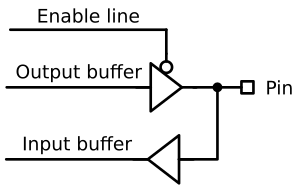

Write the Python code that produced this figure.
import schemdraw
from schemdraw import dsp, logic

with schemdraw.Drawing() as d:
    d.config(unit=0.5)
    output_buffer = (
        logic.Tristate(outputnot=False, controlnot=True).right().length(d.unit * 2.5)
    )
    logic.Line().left(d.unit * 6).at(output_buffer.in1).label("Output buffer", "top")
    logic.Line().up().at(output_buffer.c)
    logic.Line().left(d.unit * 6.5).label("Enable line", "top")
    branch = logic.Line().right().at(output_buffer.out).dot()
    logic.Line().right()
    dsp.Square().scale(d.unit * 0.5).label("Pin", "right", ofst=(1, 0))
    d.move_from(output_buffer.out, dy=-d.unit * 3)
    input_buffer = logic.Buf().left().length(d.unit * 2.5)
    logic.Line().left(d.unit * 5.9).at(input_buffer.out).label("Input buffer", "top")
    logic.Wire("-|").at(input_buffer.in1).to(branch.end)

    image_bytes = d.get_imagedata("svg")

with open("mcu-diagram.svg", "wb") as f:
    f.write(image_bytes)
